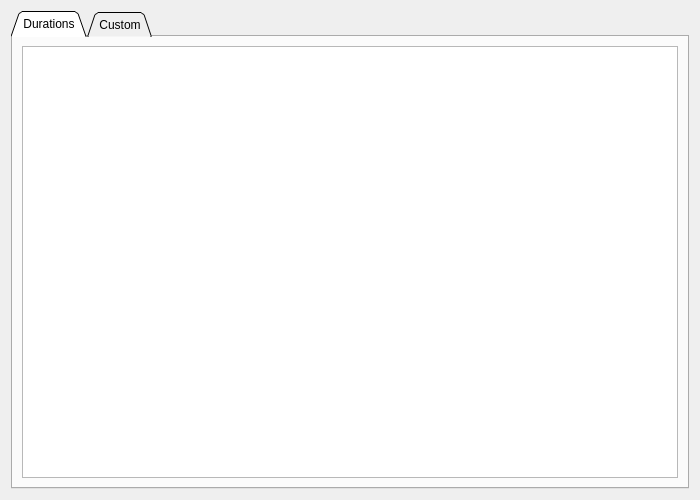
<?xml version="1.0" encoding="UTF-8"?>
<ui version="4.0">
 <class>PageMasterDisplay</class>
 <widget class="QWidget" name="PageMasterDisplay">
  <property name="geometry">
   <rect>
    <x>0</x>
    <y>0</y>
    <width>700</width>
    <height>500</height>
   </rect>
  </property>
  <property name="windowTitle">
   <string>Form</string>
  </property>
  <layout class="QVBoxLayout" name="verticalLayout">
   <item>
    <widget class="QTabWidget" name="tabWidget">
     <property name="tabShape">
      <enum>QTabWidget::Triangular</enum>
     </property>
     <property name="currentIndex">
      <number>0</number>
     </property>
     <widget class="QWidget" name="Durations">
      <attribute name="title">
       <string>Durations</string>
      </attribute>
      <layout class="QVBoxLayout" name="verticalLayout_2">
       <item>
        <widget class="ParamTable" name="durationsTab"/>
       </item>
      </layout>
     </widget>
     <widget class="QWidget" name="Custom">
      <attribute name="title">
       <string>Custom</string>
      </attribute>
      <layout class="QVBoxLayout" name="verticalLayout_3">
       <item>
        <widget class="ParamTable" name="customTab"/>
       </item>
      </layout>
     </widget>
    </widget>
   </item>
  </layout>
 </widget>
 <customwidgets>
  <customwidget>
   <class>ParamTable</class>
   <extends>QTableWidget</extends>
   <header>widgets/paramtable.h</header>
  </customwidget>
 </customwidgets>
 <resources/>
 <connections/>
</ui>
